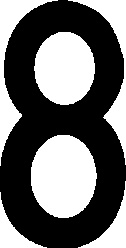
#> input picture assets/font_model/140_8.jpg, 126 x 248 px
$ python noise_module.py --input ../assets/font_model/140_8.jpg --output out.png
#> lines starting #> are read from the running program, lines starting #| are printed output that depends on the picture
#!/usr/bin/env python3
# -*- coding: utf-8 -*-
"""
噪声模块 (Noise Module)

独立的噪声生成模块，用于为车牌图像添加多种真实感噪声效果。
遵循职责分离原则，只处理噪声相关的配置和生成。

噪声类型:
    - 污渍 (Stain): 模拟泥土、灰尘、油污等污染
    - 阴影 (Shadow): 模拟光照不均匀产生的阴影效果
    - 掉漆 (PaintPeeling): 模拟车牌老化、漆面脱落
    - 异物遮挡 (Occlusion): 模拟树叶、贴纸、螺丝等遮挡物

作者: PCG-USD车牌材质系统
版本: 2.0.0
"""

import math
import random
from abc import ABC, abstractmethod
from dataclasses import dataclass, field
from enum import Enum, auto
from typing import List, Tuple, Optional, Dict, Any, Union
from pathlib import Path

import numpy as np
from PIL import Image, ImageDraw, ImageFilter


# ============================================================================
# 噪声类型枚举
# ============================================================================

class NoiseType(Enum):
    """噪声类型枚举"""
    STAIN = auto()          # 污渍
    SHADOW = auto()         # 阴影
    PAINT_PEELING = auto()  # 掉漆
    OCCLUSION = auto()      # 异物遮挡
    SCRATCH = auto()        # 刮痕
    DUST = auto()           # 灰尘
    WATER_STAIN = auto()    # 水渍
    RUST = auto()           # 锈迹


class NoiseIntensity(Enum):
    """噪声强度等级"""
    NONE = 0
    LIGHT = 1
    MEDIUM = 2
    HEAVY = 3
    EXTREME = 4


# ============================================================================
# 噪声配置数据类
# ============================================================================

@dataclass
class NoiseConfig:
    """
    噪声配置基类

    Attributes:
        enabled: 是否启用该噪声
        intensity: 噪声强度等级
        probability: 应用概率 (0.0-1.0)
        seed: 随机种子，用于可重复生成
    """
    enabled: bool = True
    intensity: NoiseIntensity = NoiseIntensity.MEDIUM
    probability: float = 0.5
    seed: Optional[int] = None


@dataclass
class StainConfig(NoiseConfig):
    """
    污渍噪声配置

    Attributes:
        stain_types: 污渍类型列表 ('mud', 'oil', 'dust', 'water')
        num_spots: 污渍斑点数量范围
        spot_size_range: 斑点大小范围
        color_variation: 颜色变化范围
        edge_blur: 边缘模糊程度
    """
    stain_types: List[str] = field(default_factory=lambda: ['mud', 'oil', 'dust'])
    num_spots: Tuple[int, int] = (10, 50)
    spot_size_range: Tuple[int, int] = (5, 30)
    color_variation: float = 0.3
    edge_blur: float = 2.0


@dataclass
class ShadowConfig(NoiseConfig):
    """
    阴影噪声配置

    Attributes:
        shadow_types: 阴影类型列表 ('gradient', 'spot', 'edge', 'vignette')
        darkness: 阴影深度 (0.0-1.0)
        softness: 阴影柔和度
        direction: 阴影方向角度 (度)
        coverage: 阴影覆盖面积比例
    """
    shadow_types: List[str] = field(default_factory=lambda: ['gradient', 'spot', 'edge'])
    darkness: float = 0.4
    softness: float = 20.0
    direction: float = 45.0
    coverage: float = 0.3


@dataclass
class PaintPeelingConfig(NoiseConfig):
    """
    掉漆噪声配置

    Attributes:
        peeling_types: 掉漆类型列表 ('edge', 'spot', 'crack', 'flake')
        num_areas: 掉漆区域数量范围
        area_size_range: 区域大小范围
        edge_roughness: 边缘粗糙度
        base_color: 底层颜色 (露出的金属/底漆颜色)
    """
    peeling_types: List[str] = field(default_factory=lambda: ['edge', 'spot', 'flake'])
    num_areas: Tuple[int, int] = (3, 15)
    area_size_range: Tuple[int, int] = (10, 50)
    edge_roughness: float = 0.5
    base_color: Tuple[int, int, int] = (80, 80, 80)


@dataclass
class OcclusionConfig(NoiseConfig):
    """
    异物遮挡噪声配置

    Attributes:
        occlusion_types: 遮挡物类型列表 ('leaf', 'sticker', 'tape', 'dirt_blob', 'screw')
        num_objects: 遮挡物数量范围
        size_range: 遮挡物大小范围
        opacity_range: 不透明度范围
        position_bias: 位置偏好 ('random', 'edge', 'corner', 'center')
    """
    occlusion_types: List[str] = field(default_factory=lambda: ['leaf', 'sticker', 'dirt_blob'])
    num_objects: Tuple[int, int] = (1, 5)
    size_range: Tuple[int, int] = (20, 80)
    opacity_range: Tuple[float, float] = (0.6, 1.0)
    position_bias: str = 'random'


@dataclass
class CompositeNoiseConfig:
    """
    组合噪声配置

    用于配置多种噪声的组合应用
    """
    stain: StainConfig = field(default_factory=StainConfig)
    shadow: ShadowConfig = field(default_factory=ShadowConfig)
    paint_peeling: PaintPeelingConfig = field(default_factory=PaintPeelingConfig)
    occlusion: OcclusionConfig = field(default_factory=OcclusionConfig)

    # 全局设置
    global_intensity: NoiseIntensity = NoiseIntensity.MEDIUM
    randomize: bool = True
    seed: Optional[int] = None


# ============================================================================
# 噪声生成器基类
# ============================================================================

class BaseNoiseGenerator(ABC):
    """噪声生成器抽象基类"""

    def __init__(self, config: NoiseConfig):
        """
        初始化噪声生成器

        Args:
            config: 噪声配置对象
        """
        self.config = config
        self._rng = np.random.default_rng(config.seed)

    # [26 lines left out: functions generate, apply, not called in this run]

    def _get_intensity_multiplier(self) -> float:
        """根据强度等级获取乘数"""
        multipliers = {
            NoiseIntensity.NONE: 0.0,
            NoiseIntensity.LIGHT: 0.5,
            NoiseIntensity.MEDIUM: 1.0,
            NoiseIntensity.HEAVY: 1.5,
            NoiseIntensity.EXTREME: 2.0,
        }
        return multipliers.get(self.config.intensity, 1.0)

    def _should_apply(self) -> bool:
        """根据概率决定是否应用噪声"""
        if not self.config.enabled:
            return False
        return self._rng.random() < self.config.probability


# ============================================================================
# 污渍噪声生成器
# ============================================================================

class StainNoiseGenerator(BaseNoiseGenerator):
    """污渍噪声生成器"""

    def __init__(self, config: StainConfig = None):
        super().__init__(config or StainConfig())
        self.config: StainConfig = self.config

    def generate(self, width: int, height: int) -> np.ndarray:
        """生成污渍噪声遮罩"""
        mask = np.zeros((height, width), dtype=np.float32)

        if not self._should_apply():
            return mask

        intensity_mult = self._get_intensity_multiplier()
        num_spots = self._rng.integers(
            int(self.config.num_spots[0] * intensity_mult),
            int(self.config.num_spots[1] * intensity_mult) + 1
        )

        for _ in range(num_spots):
            stain_type = self._rng.choice(self.config.stain_types)
            mask = self._add_stain_spot(mask, width, height, stain_type)

        # 应用高斯模糊使边缘更自然
        if self.config.edge_blur > 0:
            from scipy.ndimage import gaussian_filter
            mask = gaussian_filter(mask, sigma=self.config.edge_blur)

        return np.clip(mask, 0, 1)

    def _add_stain_spot(self, mask: np.ndarray, width: int, height: int,
                        stain_type: str) -> np.ndarray:
        """添加单个污渍斑点"""
        cx = self._rng.integers(0, width)
        cy = self._rng.integers(0, height)

        size = self._rng.integers(
            self.config.spot_size_range[0],
            self.config.spot_size_range[1] + 1
        )

        # 根据污渍类型调整形状
        if stain_type == 'mud':
            # 泥土：不规则大块
            mask = self._draw_irregular_blob(mask, cx, cy, size, 0.8)
        elif stain_type == 'oil':
            # 油污：圆形扩散
            mask = self._draw_circular_gradient(mask, cx, cy, size, 0.9)
        elif stain_type == 'dust':
            # 灰尘：细小颗粒群
            mask = self._draw_dust_particles(mask, cx, cy, size, 0.5)
        elif stain_type == 'water':
            # 水渍：环形痕迹
            mask = self._draw_water_ring(mask, cx, cy, size, 0.6)

        return mask

    def _draw_irregular_blob(self, mask: np.ndarray, cx: int, cy: int,
                             size: int, intensity: float) -> np.ndarray:
        """绘制不规则斑块"""
        height, width = mask.shape

        # 使用多个重叠的椭圆创建不规则形状
        num_ellipses = self._rng.integers(3, 7)

        for _ in range(num_ellipses):
            offset_x = self._rng.integers(-size // 3, size // 3 + 1)
            offset_y = self._rng.integers(-size // 3, size // 3 + 1)

            rx = self._rng.integers(size // 3, size)
            ry = self._rng.integers(size // 3, size)

            for y in range(max(0, cy + offset_y - ry), min(height, cy + offset_y + ry + 1)):
                for x in range(max(0, cx + offset_x - rx), min(width, cx + offset_x + rx + 1)):
                    dx = (x - (cx + offset_x)) / rx if rx > 0 else 0
                    dy = (y - (cy + offset_y)) / ry if ry > 0 else 0
                    dist = dx * dx + dy * dy

                    if dist <= 1:
                        fade = (1 - dist) * intensity
                        fade *= self._rng.uniform(0.7, 1.0)  # 添加随机变化
                        mask[y, x] = max(mask[y, x], fade)

        return mask

    def _draw_circular_gradient(self, mask: np.ndarray, cx: int, cy: int,
                                radius: int, intensity: float) -> np.ndarray:
        """绘制圆形渐变"""
        height, width = mask.shape

        for y in range(max(0, cy - radius), min(height, cy + radius + 1)):
            for x in range(max(0, cx - radius), min(width, cx + radius + 1)):
                dist = math.sqrt((x - cx) ** 2 + (y - cy) ** 2)
                if dist <= radius:
                    fade = (1 - dist / radius) ** 2 * intensity
                    mask[y, x] = max(mask[y, x], fade)

        return mask

    def _draw_dust_particles(self, mask: np.ndarray, cx: int, cy: int,
                             spread: int, intensity: float) -> np.ndarray:
        """绘制灰尘颗粒"""
        height, width = mask.shape
        num_particles = self._rng.integers(20, 50)

        for _ in range(num_particles):
            px = cx + self._rng.integers(-spread, spread + 1)
            py = cy + self._rng.integers(-spread, spread + 1)

            if 0 <= px < width and 0 <= py < height:
                particle_size = self._rng.integers(1, 4)
                particle_intensity = intensity * self._rng.uniform(0.3, 1.0)

                for dy in range(-particle_size, particle_size + 1):
                    for dx in range(-particle_size, particle_size + 1):
                        nx, ny = px + dx, py + dy
                        if 0 <= nx < width and 0 <= ny < height:
                            dist = math.sqrt(dx * dx + dy * dy)
                            if dist <= particle_size:
                                fade = (1 - dist / particle_size) * particle_intensity
                                mask[ny, nx] = max(mask[ny, nx], fade)

        return mask

    # [18 lines left out: function _draw_water_ring, not called in this run]

    def apply(self, image: np.ndarray) -> np.ndarray:
        """将污渍应用到图像"""
        if not self._should_apply():
            return image

        height, width = image.shape[:2]
        mask = self.generate(width, height)

        # 生成污渍颜色
        result = image.copy().astype(np.float32)

        for stain_type in self.config.stain_types:
            stain_color = self._get_stain_color(stain_type)

            # 应用污渍
            for c in range(min(3, result.shape[2])):
                color_var = 1 + self._rng.uniform(
                    -self.config.color_variation,
                    self.config.color_variation
                )
                result[:, :, c] = result[:, :, c] * (1 - mask * 0.7) + \
                                  stain_color[c] * color_var * mask * 0.7

        return np.clip(result, 0, 255).astype(np.uint8)

    def _get_stain_color(self, stain_type: str) -> Tuple[int, int, int]:
        """获取污渍颜色"""
        colors = {
            'mud': (101, 67, 33),      # 棕色泥土
            'oil': (40, 40, 45),       # 深灰油污
            'dust': (150, 140, 130),   # 浅灰灰尘
            'water': (180, 180, 190),  # 浅色水渍
        }
        return colors.get(stain_type, (100, 100, 100))


# ============================================================================
# 阴影噪声生成器
# ============================================================================

class ShadowNoiseGenerator(BaseNoiseGenerator):
    """阴影噪声生成器"""

    def __init__(self, config: ShadowConfig = None):
        super().__init__(config or ShadowConfig())
        self.config: ShadowConfig = self.config

    # [104 lines left out: functions generate, _apply_gradient_shadow, _apply_spot_shadow, _apply_edge_shadow, _apply_vignette, not called in this run]

    def apply(self, image: np.ndarray) -> np.ndarray:
        """将阴影应用到图像"""
        if not self._should_apply():
            return image

        height, width = image.shape[:2]
        mask = self.generate(width, height)

        result = image.copy().astype(np.float32)

        # 应用阴影遮罩
        for c in range(min(3, result.shape[2])):
            result[:, :, c] *= mask

        return np.clip(result, 0, 255).astype(np.uint8)


# ============================================================================
# 掉漆噪声生成器
# ============================================================================

class PaintPeelingNoiseGenerator(BaseNoiseGenerator):
    """掉漆噪声生成器"""

    def __init__(self, config: PaintPeelingConfig = None):
        super().__init__(config or PaintPeelingConfig())
        self.config: PaintPeelingConfig = self.config

    # [164 lines left out: functions generate, _add_peeling_area, _add_edge_peeling, _add_spot_peeling, _add_crack_peeling, _draw_crack_branch and 1 more, not called in this run]

    def apply(self, image: np.ndarray) -> np.ndarray:
        """将掉漆效果应用到图像"""
        if not self._should_apply():
            return image

        height, width = image.shape[:2]
        mask = self.generate(width, height)

        result = image.copy().astype(np.float32)
        base_color = np.array(self.config.base_color, dtype=np.float32)

        # 在掉漆区域显示底层颜色
        for c in range(min(3, result.shape[2])):
            result[:, :, c] = result[:, :, c] * (1 - mask) + base_color[c] * mask

        return np.clip(result, 0, 255).astype(np.uint8)


# ============================================================================
# 异物遮挡噪声生成器
# ============================================================================

class OcclusionNoiseGenerator(BaseNoiseGenerator):
    """异物遮挡噪声生成器"""

    def __init__(self, config: OcclusionConfig = None):
        super().__init__(config or OcclusionConfig())
        self.config: OcclusionConfig = self.config

    def generate(self, width: int, height: int) -> Tuple[np.ndarray, np.ndarray]:
        """
        生成遮挡物遮罩和颜色

        Returns:
            (遮罩数组, 颜色数组)
        """
        mask = np.zeros((height, width), dtype=np.float32)
        color = np.zeros((height, width, 3), dtype=np.float32)

        if not self._should_apply():
            return mask, color

        intensity_mult = self._get_intensity_multiplier()
        num_objects = self._rng.integers(
            int(self.config.num_objects[0] * intensity_mult),
            int(self.config.num_objects[1] * intensity_mult) + 1
        )

        for _ in range(num_objects):
            occlusion_type = self._rng.choice(self.config.occlusion_types)
            mask, color = self._add_occlusion(mask, color, width, height, occlusion_type)

        return mask, color

    # [174 lines left out: functions _get_position, _add_occlusion, _add_leaf, _add_sticker, _add_tape, _add_dirt_blob and 1 more, not called in this run]

    def apply(self, image: np.ndarray) -> np.ndarray:
        """将遮挡物应用到图像"""
        if not self._should_apply():
            return image

        height, width = image.shape[:2]
        mask, occlusion_color = self.generate(width, height)

        result = image.copy().astype(np.float32)

        # 混合遮挡物
        for c in range(min(3, result.shape[2])):
            result[:, :, c] = result[:, :, c] * (1 - mask) + occlusion_color[:, :, c] * mask

        return np.clip(result, 0, 255).astype(np.uint8)


# ============================================================================
# 组合噪声应用器
# ============================================================================

class CompositeNoiseApplicator:
    """
    组合噪声应用器

    用于将多种噪声效果组合应用到图像上
    """

    def __init__(self, config: CompositeNoiseConfig = None):
        """
        初始化组合噪声应用器

        Args:
            config: 组合噪声配置
        """
        self.config = config or CompositeNoiseConfig()

        # 初始化各噪声生成器
        self.stain_generator = StainNoiseGenerator(self.config.stain)
        self.shadow_generator = ShadowNoiseGenerator(self.config.shadow)
        self.paint_peeling_generator = PaintPeelingNoiseGenerator(self.config.paint_peeling)
        self.occlusion_generator = OcclusionNoiseGenerator(self.config.occlusion)

        # 设置全局随机种子
        if self.config.seed is not None:
            np.random.seed(self.config.seed)
            random.seed(self.config.seed)

    def apply(self, image: np.ndarray,
              noise_types: List[NoiseType] = None) -> np.ndarray:
        """
        应用噪声到图像

        Args:
            image: 输入图像数组
            noise_types: 要应用的噪声类型列表，None表示应用所有启用的噪声

        Returns:
            应用噪声后的图像
        """
        result = image.copy()

        if noise_types is None:
            noise_types = [NoiseType.STAIN, NoiseType.SHADOW,
                          NoiseType.PAINT_PEELING, NoiseType.OCCLUSION]

        # 按顺序应用噪声（顺序很重要）
        # 1. 先应用阴影（影响整体亮度）
        if NoiseType.SHADOW in noise_types and self.config.shadow.enabled:
            result = self.shadow_generator.apply(result)

        # 2. 应用掉漆（露出底层）
        if NoiseType.PAINT_PEELING in noise_types and self.config.paint_peeling.enabled:
            result = self.paint_peeling_generator.apply(result)

        # 3. 应用污渍（覆盖在表面）
        if NoiseType.STAIN in noise_types and self.config.stain.enabled:
            result = self.stain_generator.apply(result)

        # 4. 最后应用遮挡物（最上层）
        if NoiseType.OCCLUSION in noise_types and self.config.occlusion.enabled:
            result = self.occlusion_generator.apply(result)

        return result

    # [20 lines left out: function apply_random, not called in this run]

    @staticmethod
    def create_preset(preset_name: str) -> 'CompositeNoiseApplicator':
        """
        创建预设配置的噪声应用器

        Args:
            preset_name: 预设名称 ('clean', 'light', 'medium', 'heavy', 'extreme')

        Returns:
            配置好的噪声应用器
        """
        presets = {
            'clean': CompositeNoiseConfig(
                stain=StainConfig(enabled=False),
                shadow=ShadowConfig(enabled=True, intensity=NoiseIntensity.LIGHT, probability=0.3),
                paint_peeling=PaintPeelingConfig(enabled=False),
                occlusion=OcclusionConfig(enabled=False),
            ),
            'light': CompositeNoiseConfig(
                stain=StainConfig(intensity=NoiseIntensity.LIGHT, probability=0.3),
                shadow=ShadowConfig(intensity=NoiseIntensity.LIGHT, probability=0.4),
                paint_peeling=PaintPeelingConfig(enabled=False),
                occlusion=OcclusionConfig(enabled=False),
            ),
            'medium': CompositeNoiseConfig(
                stain=StainConfig(intensity=NoiseIntensity.MEDIUM, probability=0.5),
                shadow=ShadowConfig(intensity=NoiseIntensity.MEDIUM, probability=0.5),
                paint_peeling=PaintPeelingConfig(intensity=NoiseIntensity.LIGHT, probability=0.3),
                occlusion=OcclusionConfig(intensity=NoiseIntensity.LIGHT, probability=0.2),
            ),
            'heavy': CompositeNoiseConfig(
                stain=StainConfig(intensity=NoiseIntensity.HEAVY, probability=0.7),
                shadow=ShadowConfig(intensity=NoiseIntensity.HEAVY, probability=0.6),
                paint_peeling=PaintPeelingConfig(intensity=NoiseIntensity.MEDIUM, probability=0.5),
                occlusion=OcclusionConfig(intensity=NoiseIntensity.MEDIUM, probability=0.4),
            ),
            'extreme': CompositeNoiseConfig(
                stain=StainConfig(intensity=NoiseIntensity.EXTREME, probability=0.9),
                shadow=ShadowConfig(intensity=NoiseIntensity.EXTREME, probability=0.8),
                paint_peeling=PaintPeelingConfig(intensity=NoiseIntensity.HEAVY, probability=0.7),
                occlusion=OcclusionConfig(intensity=NoiseIntensity.HEAVY, probability=0.6),
            ),
        }

        config = presets.get(preset_name, presets['medium'])
        return CompositeNoiseApplicator(config)


# ============================================================================
# 便捷函数
# ============================================================================

def apply_noise_to_image(image: Union[np.ndarray, Image.Image, str],
                         preset: str = 'medium',
                         noise_types: List[NoiseType] = None) -> np.ndarray:
    """
    便捷函数：将噪声应用到图像

    Args:
        image: 输入图像（numpy数组、PIL Image或文件路径）
        preset: 预设名称
        noise_types: 要应用的噪声类型

    Returns:
        应用噪声后的numpy数组
    """
#> called with image = '../assets/font_model/140_8.jpg', preset = 'medium'
    # 处理输入
    if isinstance(image, str):
        image = np.array(Image.open(image))
#> image is the input picture: shape (248, 126, 3); min 0, max 255, mean 108.3
    elif isinstance(image, Image.Image):
        image = np.array(image)

    # 确保是RGB格式
    if len(image.shape) == 2:
        image = np.stack([image] * 3, axis=-1)
    elif image.shape[2] == 4:
        image = image[:, :, :3]

    # 应用噪声
    applicator = CompositeNoiseApplicator.create_preset(preset)
    return applicator.apply(image, noise_types)
#> after the loop in generate, `for _ in range(num_spots):`:
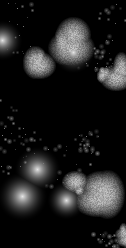
#> mask: shape (248, 126) float32; min 0, max 0.9, mean 0.111
#> after the loop in apply, `for stain_type in self.config.stain_types:`:
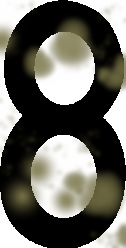
#> result: shape (248, 126, 3) float32; mean R, G, B 105.1, 104.3, 97


def save_noisy_image(image: np.ndarray, output_path: str):
    """
    保存带噪声的图像

    Args:
        image: 图像数组
        output_path: 输出路径
    """
    Image.fromarray(image.astype(np.uint8)).save(output_path)


# ============================================================================
# 主函数（用于测试）
# ============================================================================

if __name__ == '__main__':
    import argparse

    parser = argparse.ArgumentParser(description='噪声模块测试')
    parser.add_argument('--input', type=str, required=True, help='输入图像路径')
    parser.add_argument('--output', type=str, required=True, help='输出图像路径')
    parser.add_argument('--preset', type=str, default='medium',
                       choices=['clean', 'light', 'medium', 'heavy', 'extreme'],
                       help='噪声预设')

    args = parser.parse_args()

    # 应用噪声
    result = apply_noise_to_image(args.input, args.preset)
    save_noisy_image(result, args.output)

    print(f"✅ 噪声已应用，输出: {args.output}")
